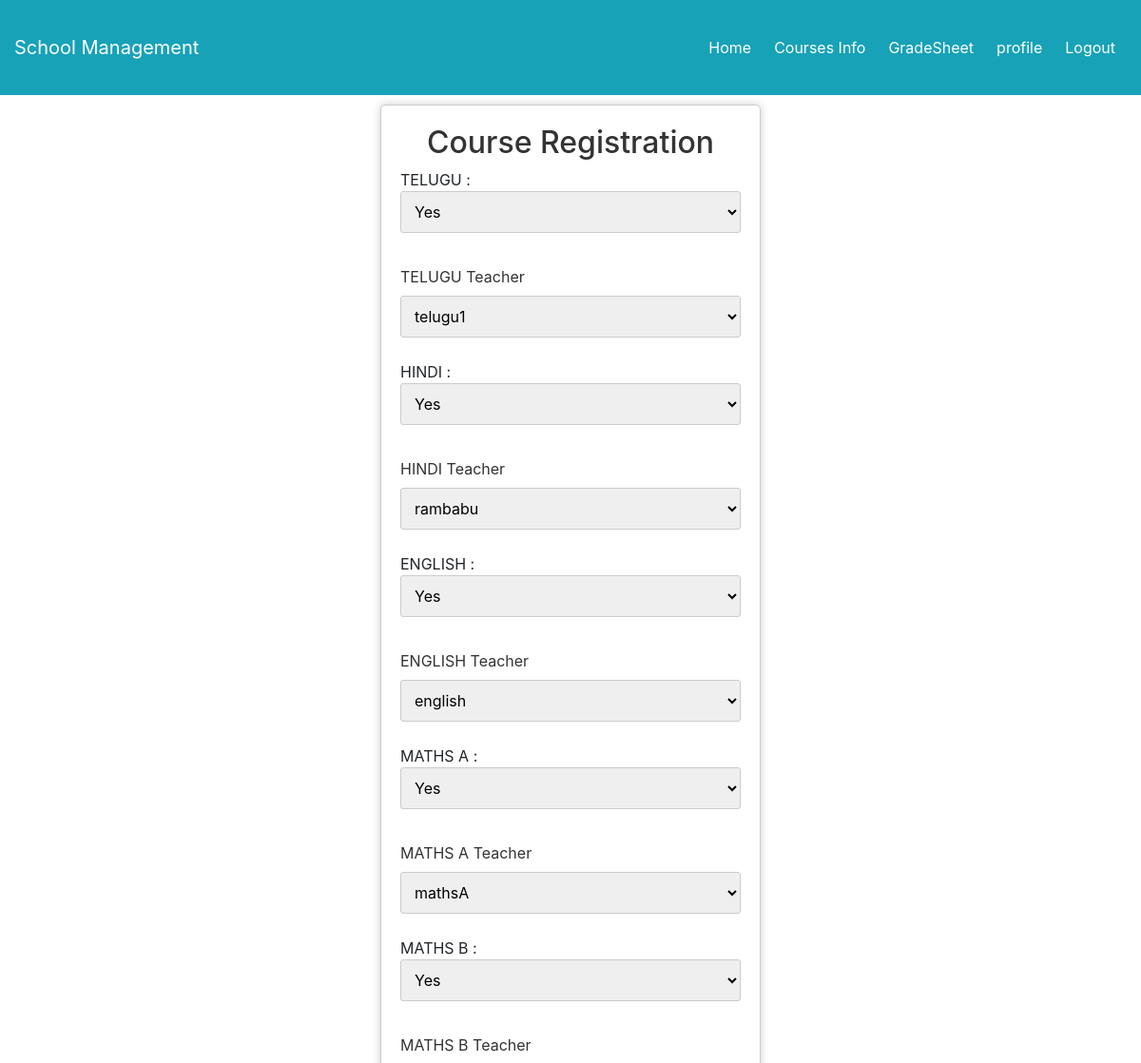
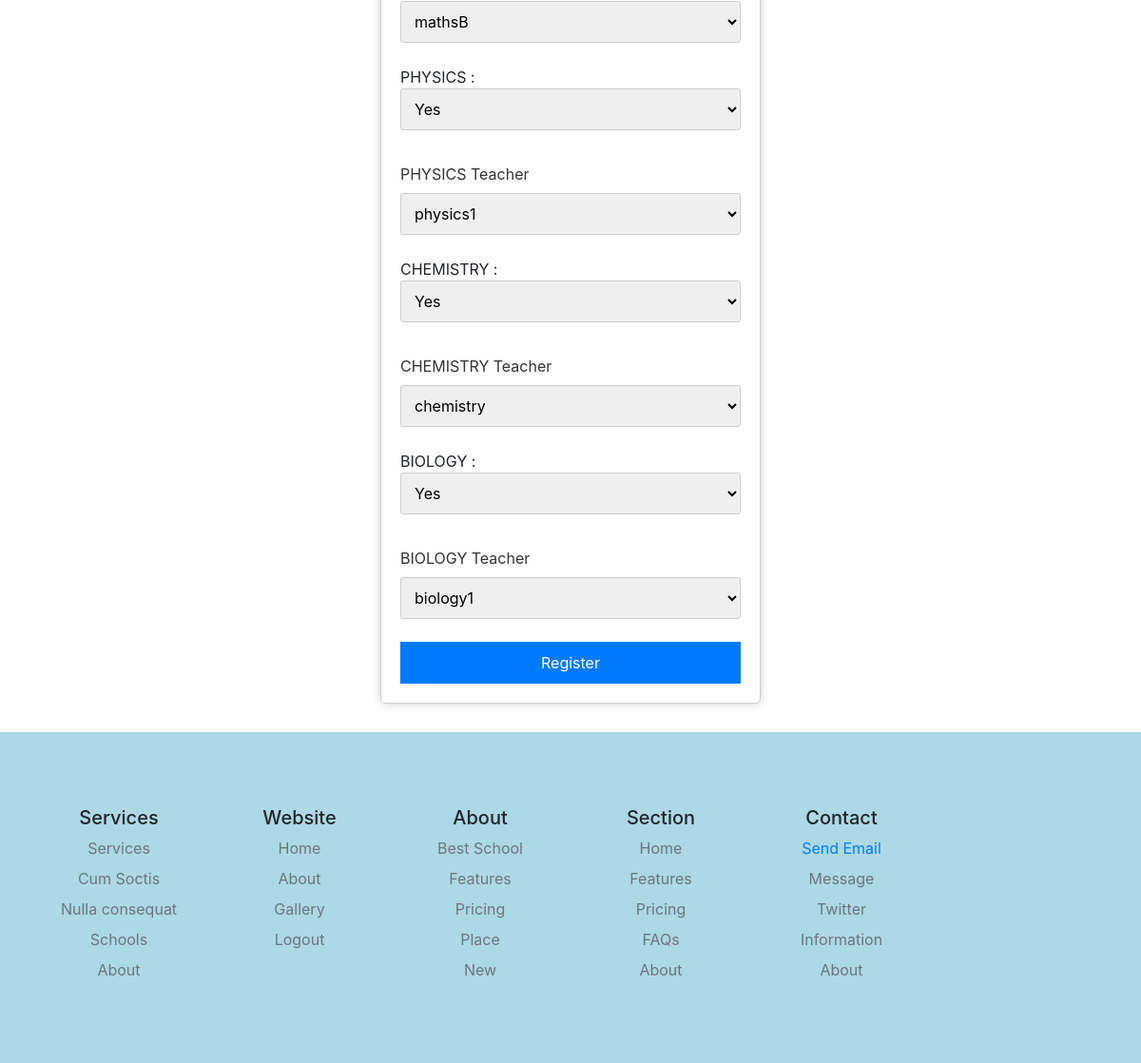
The page /student/register_course/ (signed in) on the database its author committed (2 pictures, top to bottom).
### Main/models.py (models this page shows, shortened)
class Teacher_Details(models.Model):
    User_profileId = models.ForeignKey(Profile, on_delete=models.CASCADE)
    teacher_id = models.AutoField(primary_key=True)
    class_teacher = models.CharField(max_length=100, verbose_name='Class Teacher', default = "B.tech" ,null=True)
    subject = models.CharField(max_length=100, verbose_name='Subject',null=True)
    salary = models.DecimalField(max_digits=10, decimal_places=2, verbose_name='Salary',null=True)
    dateofenrollment = models.DateTimeField(verbose_name='date of enrollment',null=True)  # Field name made lowercas
    class Meta:
        verbose_name = "Teacher_Details"
        verbose_name_plural = "Teacher_Detailss"
        ordering = ["-teacher_id"]
    def __str__(self):
        return str(self.User_profileId)

### student/views.py (the view)
# urls.py: path('register_course/',views.register_course,name = 'register_course'),
@login_required(login_url='/login/')
@user_passes_test(is_student, login_url='/login/')
def register_course(request) :
    context = {
        'path' : '/student/'
    }
    user = request.user
    profile = Profile.objects.get(user = user)
    student = Student_Details.objects.get(User_profileId = profile)
    if student.class_branch in ['1','2','3','4','5'] :
        if request.method == "POST" :
            sub1 = request.POST.get('TELUGU')
            sub2 = request.POST.get('HINDI')
            sub3 = request.POST.get('ENGLISH')
            sub4 = request.POST.get('MATHS')
            sub5 = request.POST.get('SCIENCE')
            primary_school(student = student ,TELUGU = sub1 ,HINDI= sub2,ENGLISH = sub3,MATHS= sub4,SCIENCE = sub5 ).save()
            teach1 = request.POST.get('TELUGUteacher')
            user = User.objects.get(username = teach1)
            profile = Profile.objects.get(user = user)
            teach1 = Teacher_Details.objects.get(User_profileId = profile)
            teach2 = request.POST.get('HINDIteacher')
            user = User.objects.get(username = teach2)
            profile = Profile.objects.get(user = user)
            teach2 = Teacher_Details.objects.get(User_profileId = profile)
            teach3 = request.POST.get('ENGLISHteacher')
            user = User.objects.get(username = teach3)
            profile = Profile.objects.get(user = user)
            teach3 = Teacher_Details.objects.get(User_profileId = profile)
            teach4 = request.POST.get('MATHSteacher')
            user = User.objects.get(username = teach4)
            profile = Profile.objects.get(user = user)
            teach4 = Teacher_Details.objects.get(User_profileId = profile)
            teach5 = request.POST.get('SCIENCEteacher')
            user = User.objects.get(username = teach5)
            profile = Profile.objects.get(user = user)
            teach5 = Teacher_Details.objects.get(User_profileId = profile)
            Teacher_subject_Class(student = student,teacher = teach1,Subject = sub1 ,Class = student.class_branch ).save()
            Teacher_subject_Class(student = student,teacher = teach2,Subject = sub2 ,Class = student.class_branch ).save()
            Teacher_subject_Class(student = student,teacher = teach3,Subject = sub3 ,Class = student.class_branch ).save()
            Teacher_subject_Class(student = student,teacher = teach4,Subject = sub4 ,Class = student.class_branch ).save()
            Teacher_subject_Class(student = student,teacher = teach5,Subject = sub5 ,Class = student.class_branch ).save()
            gradesheet(student = student,Subject = sub1,grade = '0').save()
            gradesheet(student = student,Subject = sub2,grade = '0').save()
            gradesheet(student = student,Subject = sub3,grade = '0').save()
            gradesheet(student = student,Subject = sub4,grade = '0').save()
            gradesheet(student = student,Subject = sub5,grade = '0').save()
            return redirect('/student/Courses_Info/')
        else :
            Subject = ['Telugu','Hindi','English','Maths','Science']
            context['form'] = primary_form()
            teachers = {}
            t = 0
            for i in Subject :
                teacher = Teacher_Details.objects.filter(subject = i)
                id = {}
                k=0
                for j in teacher :
                    id[k] = j
                    k = k+1
                teachers[i.upper()] = id
                t = t+1
            context['teacher'] = teachers
    else :
        if request.method == "POST" :
            sub1 = request.POST.get('TELUGU')
            sub2 = request.POST.get('HINDI')
            sub3 = request.POST.get('ENGLISH')
            sub4 = request.POST.get('MATHS_A')
            sub5 = request.POST.get('MATHS_B')
            sub6 = request.POST.get('PHYSICS')
            sub7 = request.POST.get('CHEMISTRY')
            sub8 = request.POST.get('BIOLOGY')
            high_school(student = student ,TELUGU = sub1 ,HINDI= sub2,ENGLISH = sub3,MATHS_A= sub4, MATHS_B= sub5 ,PHYSICS = sub6,CHEMISTRY = sub7,BIOLOGY = sub8).save()
            teach1 = request.POST.get('TELUGUteacher')
            user = User.objects.get(username = teach1)
            profile = Profile.objects.get(user = user)
            teach1 = Teacher_Details.objects.get(User_profileId = profile)
            teach2 = request.POST.get('HINDIteacher')
            user = User.objects.get(username = teach2)
            profile = Profile.objects.get(user = user)
            teach2 = Teacher_Details.objects.get(User_profileId = profile)
            teach3 = request.POST.get('ENGLISHteacher')
            user = User.objects.get(username = teach3)
            profile = Profile.objects.get(user = user)
            teach3 = Teacher_Details.objects.get(User_profileId = profile)
            teach4 = request.POST.get('MATHS Ateacher')
            user = User.objects.get(username = teach4)
            profile = Profile.objects.get(user = user)
            teach4 = Teacher_Details.objects.get(User_profileId = profile)
            teach5 = request.POST.get('MATHS Bteacher')
            user = User.objects.get(username = teach5)
            profile = Profile.objects.get(user = user)
            teach5 = Teacher_Details.objects.get(User_profileId = profile)
            teach6 = request.POST.get('PHYSICSteacher')
            user = User.objects.get(username = teach6)
            profile = Profile.objects.get(user = user)
            teach6 = Teacher_Details.objects.get(User_profileId = profile)
            teach7 = request.POST.get('CHEMISTRYteacher')
            user = User.objects.get(username = teach7)
            profile = Profile.objects.get(user = user)
            teach7 = Teacher_Details.objects.get(User_profileId = profile)
            teach8 = request.POST.get('BIOLOGYteacher')
            user = User.objects.get(username = teach8)
            profile = Profile.objects.get(user = user)
            teach8 = Teacher_Details.objects.get(User_profileId = profile)
            Teacher_subject_Class(student = student,teacher = teach1,Subject = sub1 ,Class = student.class_branch ).save()
            Teacher_subject_Class(student = student,teacher = teach2,Subject = sub2 ,Class = student.class_branch ).save()
            Teacher_subject_Class(student = student,teacher = teach3,Subject = sub3 ,Class = student.class_branch ).save()
            Teacher_subject_Class(student = student,teacher = teach4,Subject = sub4 ,Class = student.class_branch ).save()
            Teacher_subject_Class(student = student,teacher = teach5,Subject = sub5 ,Class = student.class_branch ).save()
            Teacher_subject_Class(student = student,teacher = teach6,Subject = sub6 ,Class = student.class_branch ).save()
            Teacher_subject_Class(student = student,teacher = teach7,Subject = sub7 ,Class = student.class_branch ).save()
            Teacher_subject_Class(student = student,teacher = teach8,Subject = sub8 ,Class = student.class_branch ).save()
            gradesheet(student = student,Subject = sub1).save()
            gradesheet(student = student,Subject = sub2).save()
            gradesheet(student = student,Subject = sub3).save()
            gradesheet(student = student,Subject = sub4).save()
            gradesheet(student = student,Subject = sub5).save()
            gradesheet(student = student,Subject = sub6).save()
            gradesheet(student = student,Subject = sub7).save()
            gradesheet(student = student,Subject = sub8).save()
            return redirect('/student/Courses_Info/')
        else :
            Subject = ['Telugu','Hindi','English','Maths_a','Maths_b','Physics','Chemistry','Biology']
            context['form'] = high_form()
            teachers = {}
            t = 0
            for i in Subject :
                teacher = Teacher_Details.objects.filter(subject = i)
                id = {}
                k=0
                for j in teacher :
                    id[k] = j
                    k = k+1
                if i == "Maths_a":
                    i = 'MATHS A'
                elif i == "Maths_b" :
                    i = 'MATHS B'
                teachers[i.upper()] = id
                t = t+1
            context['teacher'] = teachers
    return render(request,'student/register.html',context)

### templates/student/register.html (shortened to what this page needs)
{% include 'header.html' %}
    <div class="registration-container">
        <h2>Course Registration</h2>
        <form method = "POST">
        {% for key,data in teacher.items %}
            {% for i in form %}
                {% if i.label == key %}
                    {{i.label}} :{{i}}<br>
                    <label for="teacher">{{i.label}} Teacher</label>
                    <select id="teacher" name="{{i.label}}teacher" required>
                    {% for data1 in data.values %}
                        <option value="{{data1}}">{{data1}}</option>
                    {% endfor %}
                    </select><br>
                {% endif %}
            {% endfor %}
        {% endfor %}
        <button input type = "Submit"> Register </button>
        </form>
    </div>
{% include 'footer.html' %}

### templates/header.html (shortened to what this page needs)
<!DOCTYPE html>
<html lang="en">
<head>
    <link href="/static/css/design.css" type="text/css" rel="stylesheet">
    <link href="/static/css/newuser.css" type="text/css" rel="stylesheet">
    <link href="/static/css/login.css" type="text/css" rel="stylesheet">
    <link rel="stylesheet" type="text/css" href="/static/css/style.css">
    <link rel="stylesheet" href="https://stackpath.bootstrapcdn.com/bootstrap/4.5.2/css/bootstrap.min.css">
</head>
<body>
<header>
<nav class="navbar navbar-expand-lg bg-info navbar-dark" id="mainNavbar" style = "background-color : lightblue ; padding: 30px 0px">
    <div class="container-fluid">
        <a class="navbar-brand" href="{{path}}">School Management</a>
        <ul class="navbar-nav d-flex flex-row me-1">
            <li class="nav-item me-3 me-lg-0">
                <a class="nav-link text-white" href="{{path}}"> Home</a>
            </li>
            {% if path == '/student/' %}
            <li class="nav-item me-3 me-lg-0">
              <a class="nav-link text-white" href="{{path}}Courses_Info"> Courses Info</a>
            </li>
            <li class="nav-item me-3 me-lg-0">
                <a class="nav-link text-white" href="{{path}}GradeSheet"> GradeSheet</a>
            </li>
            <li class="nav-item me-3 me-lg-0">
              <a class="nav-link text-white" href="{{path}}profile">profile</a>
            </li>
            <li class="nav-item me-3 me-lg-0">
                <a class="nav-link text-white" href="/logout/">Logout</a>
            {% endif %}
        </ul>
    </div>
</nav>
</header>

### templates/footer.html (shortened to what this page needs)
<div class="footer" style = "background-color: lightblue" >
<div class="container">
  <footer class="py-5">
    <div class="row">
      <div class="col-2">
        <h5>Services</h5>
        <ul class="nav flex-column">
          <li class="nav-item mb-2"><a href="{{path}}" class="nav-link p-0 text-muted">Services</a></li>
          <li class="nav-item mb-2"><a href="{{path}}" class="nav-link p-0 text-muted">Cum Soctis</a></li>
          <li class="nav-item mb-2"><a href="{{path}}" class="nav-link p-0 text-muted">Nulla consequat</a></li>
          <li class="nav-item mb-2"><a href="{{path}}" class="nav-link p-0 text-muted">Schools</a></li>
          <li class="nav-item mb-2"><a href="{{path}}" class="nav-link p-0 text-muted">About</a></li>
        </ul>
      </div>
      <div class="col-2">
        <h5>Website</h5>
        <ul class="nav flex-column">
          <li class="nav-item mb-2"><a href="{{path}}" class="nav-link p-0 text-muted">Home</a></li>
          <li class="nav-item mb-2"><a href="{{path}}about-us" class="nav-link p-0 text-muted">About</a></li>
          <li class="nav-item mb-2"><a href="{{path}}gallery" class="nav-link p-0 text-muted">Gallery</a></li>
          {% if path == '/student/' or path == '/teacher/' %}
          <li class="nav-item mb-2"><a href="/" class="nav-link p-0 text-muted">Logout</a></li>
          {% else %}
          <li class="nav-item mb-2"><a href="{{path}}login" class="nav-link p-0 text-muted">Login</a></li>
          <li class="nav-item mb-2"><a href="{{path}}new-user" class="nav-link p-0 text-muted">Registration</a></li>
          {% endif %}
        </ul>
      </div>
      <div class="col-2">
        <h5>About</h5>
        <ul class="nav flex-column">
          <li class="nav-item mb-2"><a href="#" class="nav-link p-0 text-muted">Best School</a></li>
          <li class="nav-item mb-2"><a href="#" class="nav-link p-0 text-muted">Features</a></li>
          <li class="nav-item mb-2"><a href="#" class="nav-link p-0 text-muted">Pricing</a></li>
          <li class="nav-item mb-2"><a href="#" class="nav-link p-0 text-muted">Place</a></li>
          <li class="nav-item mb-2"><a href="#" class="nav-link p-0 text-muted">New</a></li>
        </ul>
      </div>
       <div class="col-2">
        <h5>Section</h5>
        <ul class="nav flex-column">
          <li class="nav-item mb-2"><a href="{{path}}" class="nav-link p-0 text-muted">Home</a></li>
          <li class="nav-item mb-2"><a href="#" class="nav-link p-0 text-muted">Features</a></li>
          <li class="nav-item mb-2"><a href="#" class="nav-link p-0 text-muted">Pricing</a></li>
          <li class="nav-item mb-2"><a href="#" class="nav-link p-0 text-muted">FAQs</a></li>
          <li class="nav-item mb-2"><a href="{{path}}about-us" class="nav-link p-0 text-muted">About</a></li>
        </ul>
      </div>
       <div class="col-2">
        <h5>Contact</h5>
        <ul class="nav flex-column">
          <li class="nav-item mb-2"><a href="mailto:parayeswanth739@gmail.com">Send Email</a></li>
          <li class="nav-item mb-2"><a href="#" class="nav-link p-0 text-muted">Message</a></li>
          <li class="nav-item mb-2"><a href="#" class="nav-link p-0 text-muted">Twitter</a></li>
          <li class="nav-item mb-2"><a href="#" class="nav-link p-0 text-muted">Information</a></li>
          <li class="nav-item mb-2"><a href="{{path}}about-us" class="nav-link p-0 text-muted">About</a></li>
        </ul>
      </div>
</div>
  </body>
</html>

### rows shown on the page
Teacher_Details: label "TELUGU", label "TELUGU"
Teacher_Details: label "HINDI"
Teacher_Details: label "ENGLISH", label "ENGLISH"
Teacher_Details: label "MATHS A", label "MATHS A"
Teacher_Details: label "MATHS B", label "MATHS B"
Teacher_Details: label "PHYSICS", label "PHYSICS"
Teacher_Details: label "CHEMISTRY", label "CHEMISTRY"
Teacher_Details: label "BIOLOGY", label "BIOLOGY"

### other values the page prints
form field TELUGUteacher "telugu1"
form field HINDIteacher "rambabu"
form field ENGLISHteacher "english"
form field value "mathsA"
form field value "mathsB"
form field PHYSICSteacher "physics1"
form field CHEMISTRYteacher "chemistry"
form field BIOLOGYteacher "biology1"
